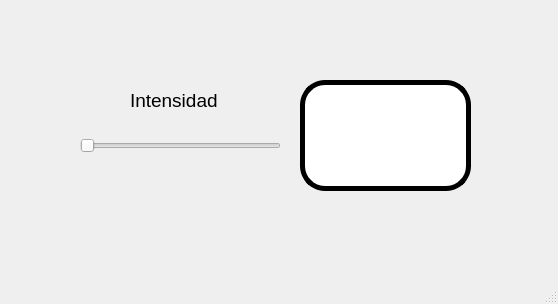
<?xml version="1.0" encoding="UTF-8"?>
<ui version="4.0">
 <class>MainWindow</class>
 <widget class="QMainWindow" name="MainWindow">
  <property name="geometry">
   <rect>
    <x>0</x>
    <y>0</y>
    <width>558</width>
    <height>304</height>
   </rect>
  </property>
  <property name="windowTitle">
   <string>MainWindow</string>
  </property>
  <widget class="QWidget" name="centralwidget">
   <widget class="QLabel" name="label">
    <property name="geometry">
     <rect>
      <x>80</x>
      <y>60</y>
      <width>121</width>
      <height>71</height>
     </rect>
    </property>
    <property name="text">
     <string/>
    </property>
    <property name="pixmap">
     <pixmap>:/Logos/FI_LOGO.png</pixmap>
    </property>
    <property name="scaledContents">
     <bool>true</bool>
    </property>
   </widget>
   <widget class="QLabel" name="label_4">
    <property name="geometry">
     <rect>
      <x>620</x>
      <y>0</y>
      <width>121</width>
      <height>71</height>
     </rect>
    </property>
    <property name="text">
     <string/>
    </property>
    <property name="pixmap">
     <pixmap>:/Logos/FI_LOGO.png</pixmap>
    </property>
    <property name="scaledContents">
     <bool>true</bool>
    </property>
   </widget>
   <widget class="QLabel" name="label_5">
    <property name="geometry">
     <rect>
      <x>620</x>
      <y>350</y>
      <width>121</width>
      <height>71</height>
     </rect>
    </property>
    <property name="text">
     <string/>
    </property>
    <property name="pixmap">
     <pixmap>:/Logos/FI_LOGO.png</pixmap>
    </property>
    <property name="scaledContents">
     <bool>true</bool>
    </property>
   </widget>
   <widget class="QLabel" name="colorburguer">
    <property name="geometry">
     <rect>
      <x>300</x>
      <y>80</y>
      <width>171</width>
      <height>111</height>
     </rect>
    </property>
    <property name="styleSheet">
     <string notr="true">background-color: rgb(255, 255, 255);
border: 5px solid black;
border-radius: 25px;</string>
    </property>
    <property name="text">
     <string/>
    </property>
    <property name="scaledContents">
     <bool>false</bool>
    </property>
   </widget>
   <widget class="QLabel" name="label_2">
    <property name="geometry">
     <rect>
      <x>130</x>
      <y>90</y>
      <width>141</width>
      <height>21</height>
     </rect>
    </property>
    <property name="font">
     <font>
      <pointsize>14</pointsize>
     </font>
    </property>
    <property name="text">
     <string>Intensidad</string>
    </property>
   </widget>
   <widget class="QSlider" name="valorR">
    <property name="geometry">
     <rect>
      <x>80</x>
      <y>130</y>
      <width>201</width>
      <height>31</height>
     </rect>
    </property>
    <property name="orientation">
     <enum>Qt::Horizontal</enum>
    </property>
   </widget>
   <widget class="QLabel" name="label_6">
    <property name="geometry">
     <rect>
      <x>10</x>
      <y>10</y>
      <width>131</width>
      <height>41</height>
     </rect>
    </property>
    <property name="text">
     <string/>
    </property>
    <property name="pixmap">
     <pixmap resource="../../Resource/resource.qrc">:/Logos/uatlogopng.png</pixmap>
    </property>
    <property name="scaledContents">
     <bool>true</bool>
    </property>
   </widget>
   <widget class="QLabel" name="label_7">
    <property name="geometry">
     <rect>
      <x>390</x>
      <y>0</y>
      <width>161</width>
      <height>41</height>
     </rect>
    </property>
    <property name="text">
     <string/>
    </property>
    <property name="pixmap">
     <pixmap resource="../../Resource/resource.qrc">:/Logos/fians.png</pixmap>
    </property>
    <property name="scaledContents">
     <bool>true</bool>
    </property>
   </widget>
   <widget class="QLabel" name="label_3">
    <property name="geometry">
     <rect>
      <x>460</x>
      <y>170</y>
      <width>101</width>
      <height>81</height>
     </rect>
    </property>
    <property name="text">
     <string/>
    </property>
    <property name="pixmap">
     <pixmap resource="../../Resource/resource.qrc">:/Logos/Shelby-Logo.png</pixmap>
    </property>
    <property name="scaledContents">
     <bool>true</bool>
    </property>
   </widget>
   <widget class="QLabel" name="label_8">
    <property name="geometry">
     <rect>
      <x>300</x>
      <y>70</y>
      <width>171</width>
      <height>161</height>
     </rect>
    </property>
    <property name="text">
     <string/>
    </property>
    <property name="pixmap">
     <pixmap resource="../../Resource/resource.qrc">:/Comic/pantalla.png</pixmap>
    </property>
    <property name="scaledContents">
     <bool>true</bool>
    </property>
   </widget>
   <zorder>colorburguer</zorder>
   <zorder>label_8</zorder>
   <zorder>label</zorder>
   <zorder>label_4</zorder>
   <zorder>label_5</zorder>
   <zorder>label_2</zorder>
   <zorder>valorR</zorder>
   <zorder>label_6</zorder>
   <zorder>label_7</zorder>
   <zorder>label_3</zorder>
  </widget>
  <widget class="QMenuBar" name="menubar">
   <property name="geometry">
    <rect>
     <x>0</x>
     <y>0</y>
     <width>558</width>
     <height>26</height>
    </rect>
   </property>
  </widget>
  <widget class="QStatusBar" name="statusbar"/>
 </widget>
 <resources>
  <include location="../../Resource/resource.qrc"/>
  <include location="../../Resource/resource.qrc"/>
 </resources>
 <connections/>
</ui>
